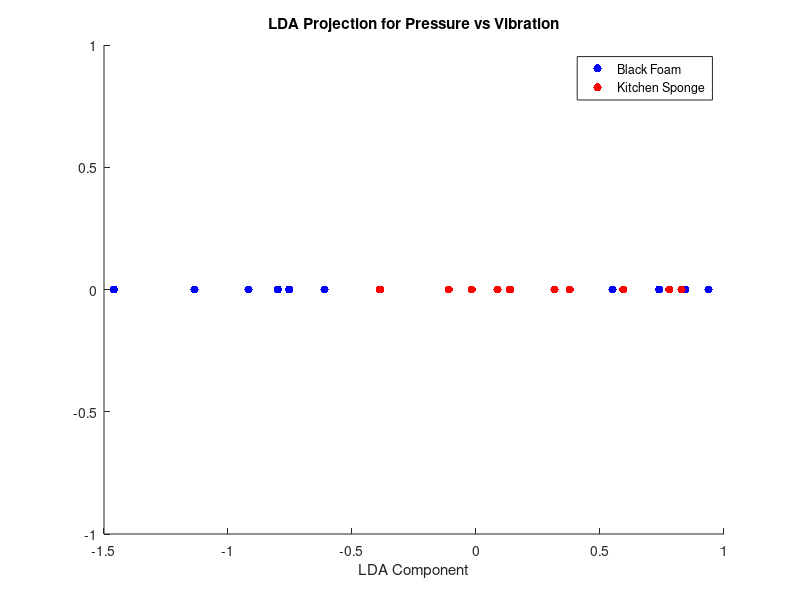
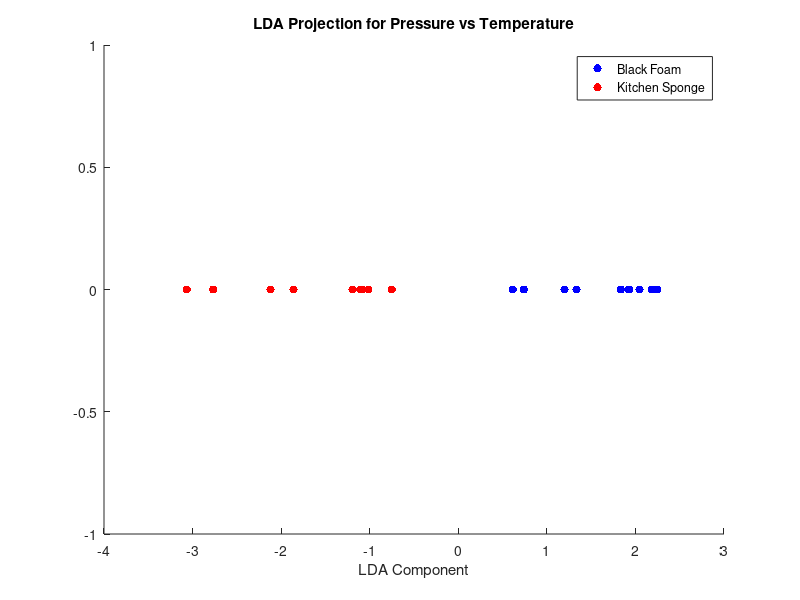
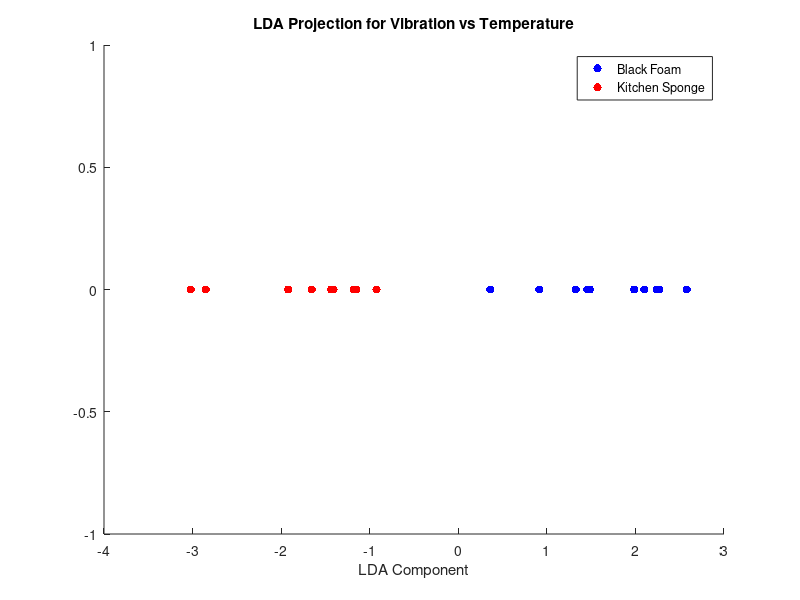

The MATLAB source for these figures, in order:
% black foam vs kitchen sponge
data = load('Lab1/F0_PVT.mat');

pressure_black_foam = data.Pressure(2,:)';
vibration_black_foam = data.Vibration(2,:)';
temperature_black_foam = data.Temperature(2,:)';

pressure_kitchen_sponge = data.Pressure(5,:)';
vibration_kitchen_sponge = data.Vibration(5,:)';
temperature_kitchen_sponge = data.Temperature(5,:)';

X_pv = [pressure_black_foam vibration_black_foam; pressure_kitchen_sponge vibration_kitchen_sponge];
X_pt = [pressure_black_foam temperature_black_foam; pressure_kitchen_sponge temperature_kitchen_sponge];
X_vt = [vibration_black_foam temperature_black_foam; vibration_kitchen_sponge temperature_kitchen_sponge];

% Create label vectors for the classes
labels_pv = [ones(size(pressure_black_foam)); 2 * ones(size(pressure_kitchen_sponge))];
labels_pt = labels_pv;  % Same labels for all, since the class division is the same
labels_vt = labels_pv;

% Perform LDA and plot for each feature pair
feature_pairs = {X_pv, X_pt, X_vt};
pair_names = {'Pressure vs Vibration', 'Pressure vs Temperature', 'Vibration vs Temperature'};
labels = {labels_pv, labels_pt, labels_vt};

for i = 1:length(feature_pairs)
    % Standardize the data for the current pair
    X_std = (feature_pairs{i} - mean(feature_pairs{i})) ./ std(feature_pairs{i});
    
    % Calculate the means for each class for the current feature pair
    mean_class1 = mean(X_std(labels{i} == 1,:));
    mean_class2 = mean(X_std(labels{i} == 2,:));
    
    % Compute the within-class scatter matrix
    S_W = cov(X_std(labels{i} == 1,:)) + cov(X_std(labels{i} == 2,:));
    
    % Compute the between-class scatter matrix
    mean_diff = mean_class1 - mean_class2;
    S_B = (mean_diff' * mean_diff) * sum(labels{i} == 1); % Use the number of observations in class 1
    
    % Solve the generalized eigenvalue problem
    [V, D] = eig(S_B, S_W);
    [~, ind] = sort(diag(D), 'descend');
    W = V(:,ind(1)); % Select the eigenvector with the largest eigenvalue
    
    % Project the data onto the LDA component
    Y_class1 = X_std(labels{i} == 1,:) * W;
    Y_class2 = X_std(labels{i} == 2,:) * W;
    
    % Plot the LDA projection for the current feature pair
    figure;
    scatter(Y_class1, zeros(size(Y_class1, 1), 1), 'b', 'filled');
    hold on;
    scatter(Y_class2, zeros(size(Y_class2, 1), 1), 'r', 'filled');
    title(['LDA Projection for ', pair_names{i}]);
    xlabel('LDA Component');
    ylabel(''); % No y-axis label needed as this is a 1D plot
    legend('Black Foam', 'Kitchen Sponge');
    hold off;
end